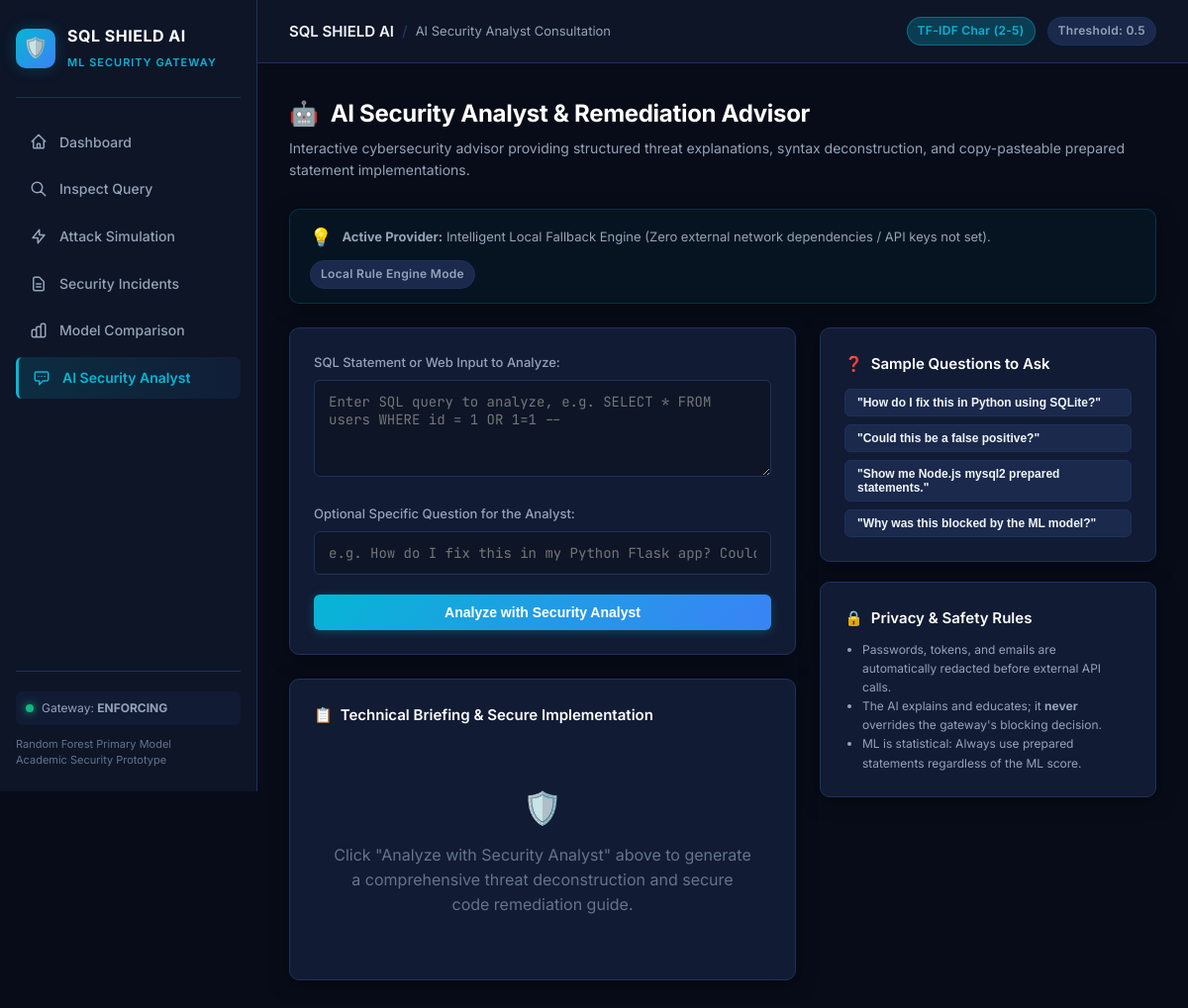
/analyst?incident_id=108, run on an earlier commit of the app's database.
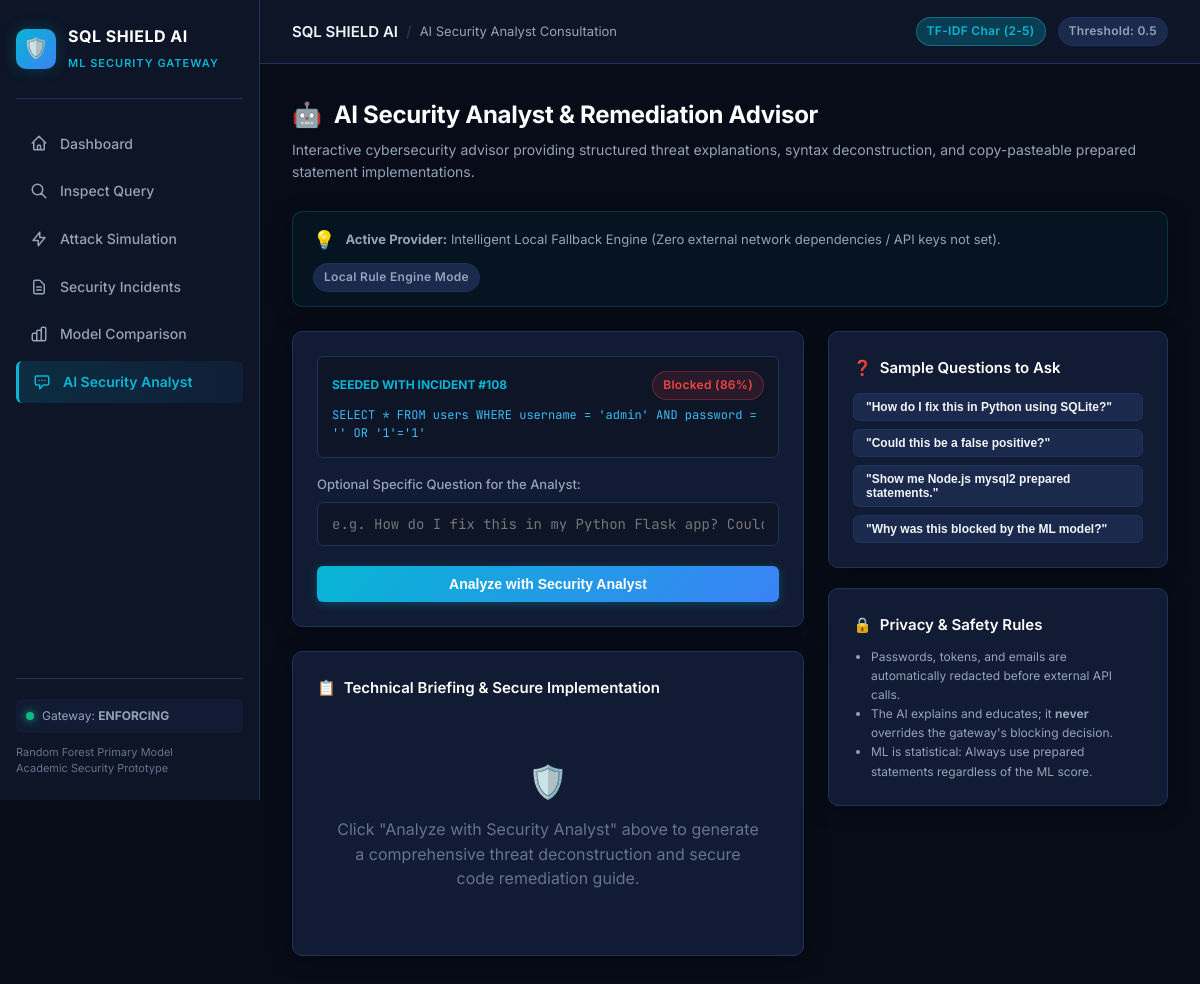
And on a later commit of the database.
### tables this page shows
CREATE TABLE incidents (
    id INTEGER PRIMARY KEY AUTOINCREMENT,
    timestamp TEXT NOT NULL,
    submitted_input TEXT NOT NULL,
    predicted_class TEXT NOT NULL,
    model_used TEXT NOT NULL,
    score REAL,
    action_taken TEXT NOT NULL,
    severity TEXT NOT NULL,
    explanation TEXT,
    mitigation TEXT
);

### app.py (the view)
@app.get("/analyst")
def analyst_page():
    incident_id = request.args.get("incident_id")
    incident = None
    if incident_id and incident_id.isdigit():
        incident = get_incident(int(incident_id))
    return render_template(
        "analyst.html",
        active="analyst",
        initial_incident=incident,
        config=config,
    )

### database/db.py (called while the page is built)
def get_connection():
    conn = sqlite3.connect(DB_PATH)
    conn.row_factory = sqlite3.Row
    return conn

def get_incident(incident_id):
    with get_connection() as conn:
        row = conn.execute(
            "SELECT * FROM incidents WHERE id = ?", (int(incident_id),)
        ).fetchone()
        return dict(row) if row else None

### templates/analyst.html (shortened to what the changed rows need)
{% extends "base.html" %}
{% block content %}
<div class="page-header">
  <h1 class="page-title">
    <span>🤖</span> AI Security Analyst & Remediation Advisor
  </h1>
</div>
<div class="grid-sidebar-layout">
  <div>
    <div class="card" style="margin-bottom: 24px;">
      <form id="analyst-form" {% if initial_incident %}data-incident-id="{{ initial_incident.id }}"{% endif %}>
        {% if initial_incident %}
        <div style="background:var(--bg-secondary); padding:14px; border-radius:6px; margin-bottom:16px; border:1px solid var(--border-color);">
          <div style="display:flex; justify-content:space-between; align-items:center; margin-bottom:6px;">
            <span style="font-size:12px; font-weight:700; color:var(--accent-cyan);">SEEDED WITH INCIDENT #{{ initial_incident.id }}</span>
            <span class="badge {{ 'badge-block' if initial_incident.action_taken == 'Blocked' else 'badge-allow' }}">
              {{ initial_incident.action_taken }} ({{ (initial_incident.score * 100)|round|int }}%)
            </span>
          </div>
          <div class="code-cell" style="max-width:100%; white-space:normal; font-size:12px; color:#38bdf8;">
            {{ initial_incident.submitted_input }}
          </div>
        </div>
        {% else %}
        <div class="form-group">
          <label class="form-label">SQL Statement or Web Input to Analyze:</label>
          <textarea id="analyst-query" class="form-control" rows="4" placeholder="Enter SQL query to analyze, e.g. SELECT * FROM users WHERE id = 1 OR 1=1 --"></textarea>
        </div>
        {% endif %}
      </form>
    </div>
  </div>
</div>
{% endblock %}

What changed in the data, as far as the page shows it:
added incidents: id "108", action_taken "Blocked", (initial_incident.score*100)|round|int "86", submitted_input "SELECT * FROM users WHERE username = 'admin' AND password = '' OR '1'='1'"
Also different on the page:
text no longer shown: "SQL Statement or Web Input to Analyze:"
text now shown: "SEEDED WITH INCIDENT # ( %)"
